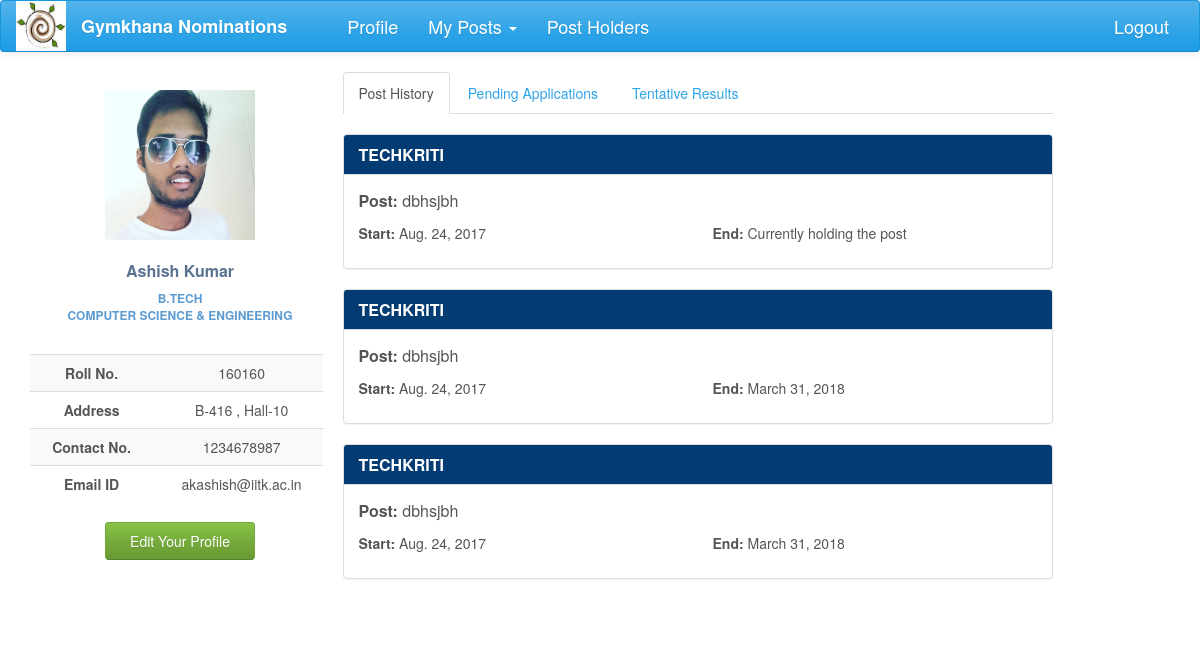
Before: /nominations/profile/ (signed in) with the older database file.
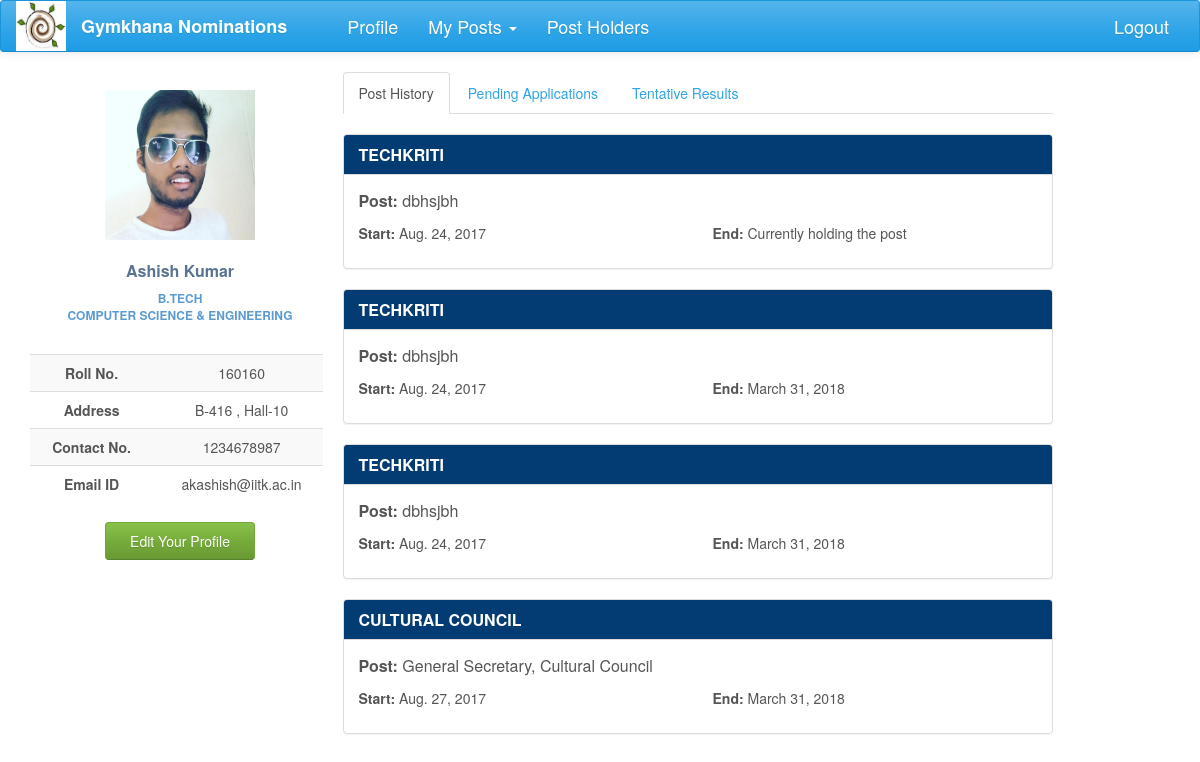
After: the same page with the newer database file.
### nomi/models.py (models this page shows, shortened)
class PostHistory(models.Model):
    post = models.ForeignKey(Post, on_delete=models.CASCADE, null=True)
    user = models.ForeignKey(User, on_delete=models.CASCADE, null=True)
    start = models.DateField(auto_now_add=True)
    end = models.DateField(null=True, blank=True, editable=True)
    post_session = models.ForeignKey(Session, on_delete=models.CASCADE, null=True)

class Post(models.Model):
    post_name = models.CharField(max_length=500, null=True)
    club = models.ForeignKey(Club, on_delete=models.CASCADE, null=True, blank=True)
    tags = models.ManyToManyField(Club, related_name='club_posts', symmetrical=False, blank=True)
    parent = models.ForeignKey('self', on_delete=models.CASCADE, null=True, blank=True)
    elder_brother = models.ForeignKey('self', related_name="little_bro", on_delete=models.CASCADE, null=True,blank=True)
    post_holders = models.ManyToManyField(User, related_name='posts', blank=True)
    post_approvals = models.ManyToManyField('self', related_name='approvals', symmetrical=False, blank=True)
    take_approval = models.ForeignKey('self', related_name="give_approval", on_delete=models.SET_NULL, null=True,blank=True)
    status = models.CharField(max_length=50, choices=POST_STATUS, default='Post created')
    perms = models.CharField(max_length=200, choices=POST_PERMS, default='normal')

class Club(models.Model):
    club_name = models.CharField(max_length=100, null=True)
    club_parent = models.ForeignKey('self', null=True, blank=True)

### nomi/views.py (the view)
@login_required
def profile_view(request):
    pk = request.user.pk
    my_posts = Post.objects.filter(post_holders=request.user)
    history = PostHistory.objects.filter(user=request.user).order_by('start')
    pending_nomi = NominationInstance.objects.filter(user=request.user).filter(nomination__status='Nomination out')
    pending_re_nomi = NominationInstance.objects.filter(user=request.user).\
        filter(nomination__status='Interview period and Nomination reopened')
    pending_nomi = pending_nomi | pending_re_nomi
    interview_re_nomi = NominationInstance.objects.filter(user=request.user).filter(nomination__status='Interview period and Reopening initiated')
    interview_nomi = NominationInstance.objects.filter(user=request.user).filter(nomination__status='Interview period')
    interview_nomi = interview_nomi | interview_re_nomi
    declared_nomi = NominationInstance.objects.filter(user=request.user).filter(nomination__status='Sent for ratification')
    try:
        user_profile = UserProfile.objects.get(user__id=pk)
        post_exclude_history = []    # In case a post is not registered in history
        post_history = []
        for his in history:
            post_history.append(his.post)
        for post in my_posts:
            if post not in post_history:
                post_exclude_history.append(post)
        return render(request, 'profile.html', context={'user_profile': user_profile, 'history': history,
                                                        'pending_nomi': pending_nomi, 'declared_nomi': declared_nomi,
                                                        'interview_nomi': interview_nomi, 'my_posts': my_posts,
                                                        'excluded_posts': post_exclude_history})
    except ObjectDoesNotExist:
        return HttpResponseRedirect('create')

### nomi/global_contexts.py (called while the page is built)
def context(request):
    if request.user.is_authenticated:
        try:
            my_profile = UserProfile.objects.get(user=request.user)
            my_posts = Post.objects.filter(post_holders=request.user)
            interviews = Nomination.objects.filter(interview_panel=request.user)
            length = len(my_posts)
            senate = False
            for post in my_posts:
                if post.perms == 'can ratify the post':
                    senate = True
            return {'my_posts': my_posts, 'my_profile': my_profile, 'senate': senate, 'length': length,
                    'interviews': interviews}
        except ObjectDoesNotExist:
            return {'my_posts': 0, 'my_profile': 0}
    else:
        return {'my_posts': 0, 'my_profile': 0}

### nomi/models.py (called while the page is built)
    def image_url(self):
        if self.user_img and hasattr(self.user_img, 'url'):
            return self.user_img.url
        else:
            return '/static/nomi/img/banner.png'

### nomi/templates/profile.html (shortened to what this page needs)
{% extends 'base2.html' %}
{% load staticfiles %}
{% load bootstrap %}
{% block profile %}
    <div class="profile-sidebar">
        <div class="profile-userpic">
            <img src="{{ my_profile.image_url }}" class="img-responsive" alt="">
        </div>
        <div class="profile-usertitle">
            <div class="profile-usertitle-name">
                {{my_profile.name}}
            </div>
            <div class="profile-usertitle-job">
                {{my_profile.programme}} <br> {{my_profile.department}}
            </div>
        </div>
        <div class="profile-usermenu">
            <table class="table table-striped table-hover ">
                <tbody>
                <tr>
                    <td id="topic">Roll No.</td>
                    <td>{{my_profile.roll_no}} </td>
                </tr>
                <tr>
                    <td id="topic">Address</td>
                    <td>{{my_profile.room_no}} , Hall-{{my_profile.hall}}</td>
                </tr>
                <tr>
                    <td id="topic">Contact No.</td>
                    <td>{{ my_profile.contact }}</td>
                </tr>
                <tr>
                    <td id="topic">Email ID</td>
                    <td>{{my_profile.user}}@iitk.ac.in</td>
                </tr>
                </tbody>
            </table>
        </div>
        <div>
            <div class="row box text-center">
                <form action="{% url 'profile_update' user_profile.pk %}" method="get" style="display: inline">
                    <button class="btn btn-success" type="submit">Edit Your Profile</button>
                </form>
            </div>
        </div>
    </div>
{% endblock %}
{% block content %}
    <div class="profile-content">
                <ul class="nav nav-tabs">
                    <li class="active"><a href="#post-history" data-toggle="tab" aria-expanded="true">Post History</a></li>
                    <li><a href="#pending" data-toggle="tab" aria-expanded="false">Pending Applications</a></li>
                    <li><a href="#declared" data-toggle="tab" aria-expanded="false">Tentative Results</a></li>
                </ul>
                <div id="myTabContent" class="tab-content">
                    <div class="tab-pane fade active in profile-nominations" id="post-history">
                        <br>
                        {% for his in history %}
                            <div class="panel panel-info">
                                <div class="panel-heading">
                                    <h3 class="panel-title" style="font-weight: bold">{{his.post.club.club_name.upper}}</h3>
                                </div>
                                <div class="panel-body">
                                    <p class="profile-post-name"><span>Post: </span>{{his.post.post_name}}</p>
                                    <div class="row">
                                        <div class="col-lg-6">
                                            <p><span>Start: </span>{{his.start}}</p>
                                        </div>
                                        <div class="col-lg-6">
                                            <p><span>End: </span>
                                                {% if his.end %}
                                                    {{his.end}}
                                                {% else %}
                                                    Currently holding the post
                                                {% endif %}
                                            </p>
                                        </div>
                                    </div>
                                </div>
                            </div>
                        {% endfor %}
                    </div>
                </div>
    </div>
{% endblock %}

Changed rows visible on the page:
added PostHistory: post.club.club_name "CULTURAL COUNCIL", post.post_name "General Secretary, Cultural Council", start "Aug. 27, 2017", end "March 31, 2018"
